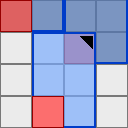

A 2D game scene composited from a Tiled map and its tileset images. What follows is a short description and the map's XML, with every tile layer's data as written:
An orthogonal 4x4 tile map with 32x32 px tiles, 2 tile layers (cells, oversized), 2 tilesets.

<map version="1.10" tiledversion="1.10.1" orientation="orthogonal" renderorder="right-down" width="4" height="4" tilewidth="32" tileheight="32" infinite="0" nextlayerid="3" nextobjectid="1">
 <tileset firstgid="1" name="cell" tilewidth="32" tileheight="32" tilecount="1" columns="1">
  <image source="oversized_demo_cell_orthogonal.png" width="32" height="32" />
 </tileset>
 <tileset firstgid="2" name="oversized" tilewidth="64" tileheight="96" tilecount="1" columns="1">
  <image source="oversized_demo_tile_orthogonal.png" width="64" height="96" />
 </tileset>
 <layer id="1" name="cells" width="4" height="4">
  <data encoding="csv">
1,1,1,1,
1,1,1,1,
1,1,1,1,
1,1,1,1
</data>
 </layer>
 <layer id="2" name="oversized" width="4" height="4">
  <data encoding="csv">
2,0,0,0,
0,0,2,0,
0,0,0,0,
0,2,0,0
</data>
 </layer>
</map>
